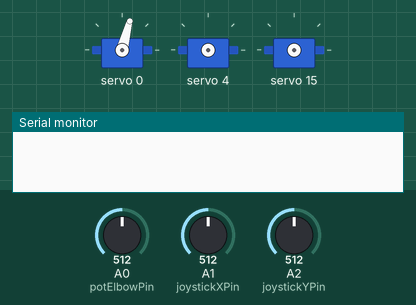
A sketch run on a simulated Arduino Uno, built with avr-gcc and run on an emulated ATmega328P. Shown: 3 × servo, the last lines printed to the serial monitor. The test bench sets the inputs (shaded band); at power-on: A0 (potElbowPin) = 512, A1 (joystickXPin) = 512, A2 (joystickYPin) = 512.

Above: at 2.2 s.
2.3 s: A0 (potElbowPin) set to 306
At 2.52 s:
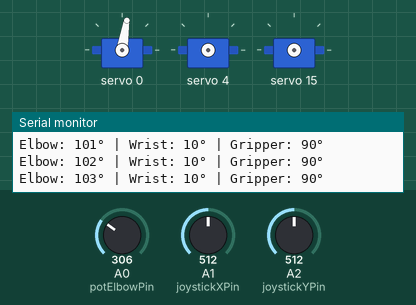
5.3 s: A1 (joystickXPin) set to 610
6.8 s: A2 (joystickYPin) set to 610
8.3 s: A0 (potElbowPin) set to 716
At 8.82 s:
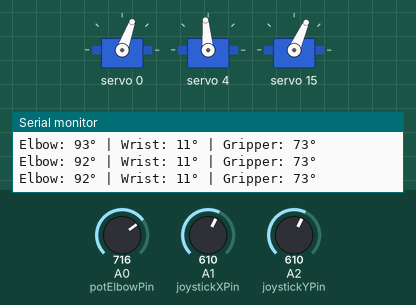
11.3 s: A1 (joystickXPin) set to 511
At 11.7 s:
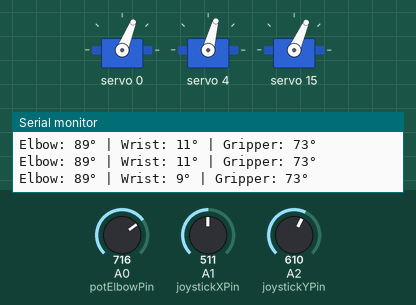
12.8 s: A0 (potElbowPin) set to 10
At 14.0 s:
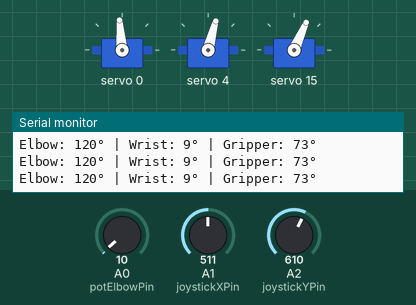
Timing chart, 0 to 15.8 s (numbered marks = the images above; inputs shaded):
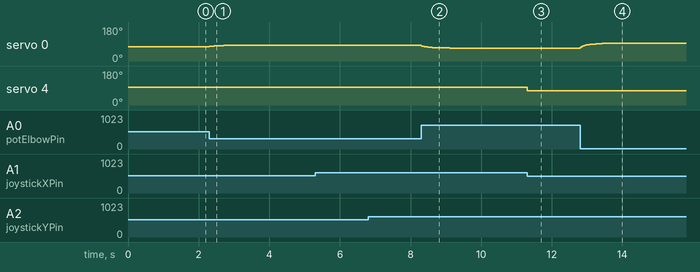

Measured:
- after the input at 2.3 s, servo 0: moves from 75° to 84° over 0.57 s, starting at once
- after the input at 8.3 s, servo 0: moves from 84° to 68° over 0.81 s, starting at once
- after the input at 11.3 s, servo 4: 95° → 75° at once
- after the input at 12.8 s, servo 0: moves from 68° to 95° over 0.87 s, starting at once

The sketch:

3ServoRobotiArmWithJoystickAndPot.ino
```cpp
#include <Wire.h>
#include <Adafruit_PWMServoDriver.h>

Adafruit_PWMServoDriver pwm = Adafruit_PWMServoDriver();

// --- Pin and Channel Definitions ---
const int potElbowPin = A0;         // Potentiometer controls the elbow
const int joystickXPin = A1;        // Joystick X-axis controls the wrist
const int joystickYPin = A2;        // Joystick Y-axis controls the gripper

const int ELBOW_CHANNEL = 0;       // Elbow is on channel 0
const int WRIST_CHANNEL = 4;       // Wrist is on channel 4
const int GRIPPER_CHANNEL = 15;    // Grabber is on channel 15

// --- Angle Limits ---
const int WRIST_MIN_ANGLE = 0;
const int WRIST_MAX_ANGLE = 20;

const int GRIPPER_MIN_ANGLE = 0;
const int GRIPPER_MAX_ANGLE = 180;

#define SERVOMIN  100
#define SERVOMAX  600

// --- Filtering & Deadzones ---
const int POT_DEADZONE = 5;
const int JOYSTICK_DEADZONE = 25;

// Smoothing variable for the potentiometer (Low-pass filter)
float smoothedElbowVal = 0;
const float SMOOTHING_FACTOR = 0.15; // Lower = smoother/less jitter (0.05 to 0.3)

int lastElbowVal = 0;
int lastWristVal = 0;
int lastGripperVal = 0;

void setup() {
  Serial.begin(9600);
  delay(1000);
  pwm.begin();
  pwm.setPWMFreq(60);

  // Initialize smoothing baseline with actual pin reading
  smoothedElbowVal = analogRead(potElbowPin);
  lastElbowVal = (int)smoothedElbowVal;
  lastWristVal = analogRead(joystickXPin);
  lastGripperVal = analogRead(joystickYPin);

  // Safe starting position
  pwm.setPWM(ELBOW_CHANNEL, 0, 325);
}

void loop() {
  // --- Advanced Potentiometer Filtering ---
  int rawElbowVal = analogRead(potElbowPin);

  // Apply Exponential Moving Average filter to kill electrical noise
  smoothedElbowVal = (SMOOTHING_FACTOR * rawElbowVal) + ((1.0 - SMOOTHING_FACTOR) * smoothedElbowVal);
  int elbowVal = (int)smoothedElbowVal;

  int wristVal = analogRead(joystickXPin);
  int gripperVal = analogRead(joystickYPin);

  // Calculate current angles
  int elbowAngle = map(elbowVal, 0, 1023, 120, 75);
  int wristAngle = map(wristVal, 0, 1023, WRIST_MIN_ANGLE, WRIST_MAX_ANGLE);

  // Reversed gripper direction by swapping MIN and MAX angles
  int gripperAngle = map(gripperVal, 0, 1023, GRIPPER_MAX_ANGLE, GRIPPER_MIN_ANGLE);

  bool updated = false;

  // --- Elbow (Filtered Potentiometer) ---
  if (abs(elbowVal - lastElbowVal) > POT_DEADZONE) {
    lastElbowVal = elbowVal;
    int elbowPulse = map(elbowAngle, 75, 120, 275, 375);
    pwm.setPWM(ELBOW_CHANNEL, 0, elbowPulse);
    updated = true;
  }

  // --- Wrist (Joystick X-axis) ---
  if (abs(wristVal - lastWristVal) > JOYSTICK_DEADZONE) {
    lastWristVal = wristVal;
    int wristPulse = map(wristAngle, WRIST_MIN_ANGLE, WRIST_MAX_ANGLE, SERVOMIN, SERVOMAX);
    pwm.setPWM(WRIST_CHANNEL, 0, wristPulse);
    updated = true;
  }

  // --- Gripper (Joystick Y-axis) ---
  if (abs(gripperVal - lastGripperVal) > JOYSTICK_DEADZONE) {
    lastGripperVal = gripperVal;
    int gripperPulse = map(gripperAngle, GRIPPER_MIN_ANGLE, GRIPPER_MAX_ANGLE, SERVOMIN, SERVOMAX);
    pwm.setPWM(GRIPPER_CHANNEL, 0, gripperPulse);
    updated = true;
  }

  if (updated) {
    Serial.print("Elbow: ");
    Serial.print(elbowAngle);
    Serial.print("° | Wrist: ");
    Serial.print(wristAngle);
    Serial.print("° | Gripper: ");
    Serial.print(gripperAngle);
    Serial.println("°");
  }

  delay(15);
}
```
